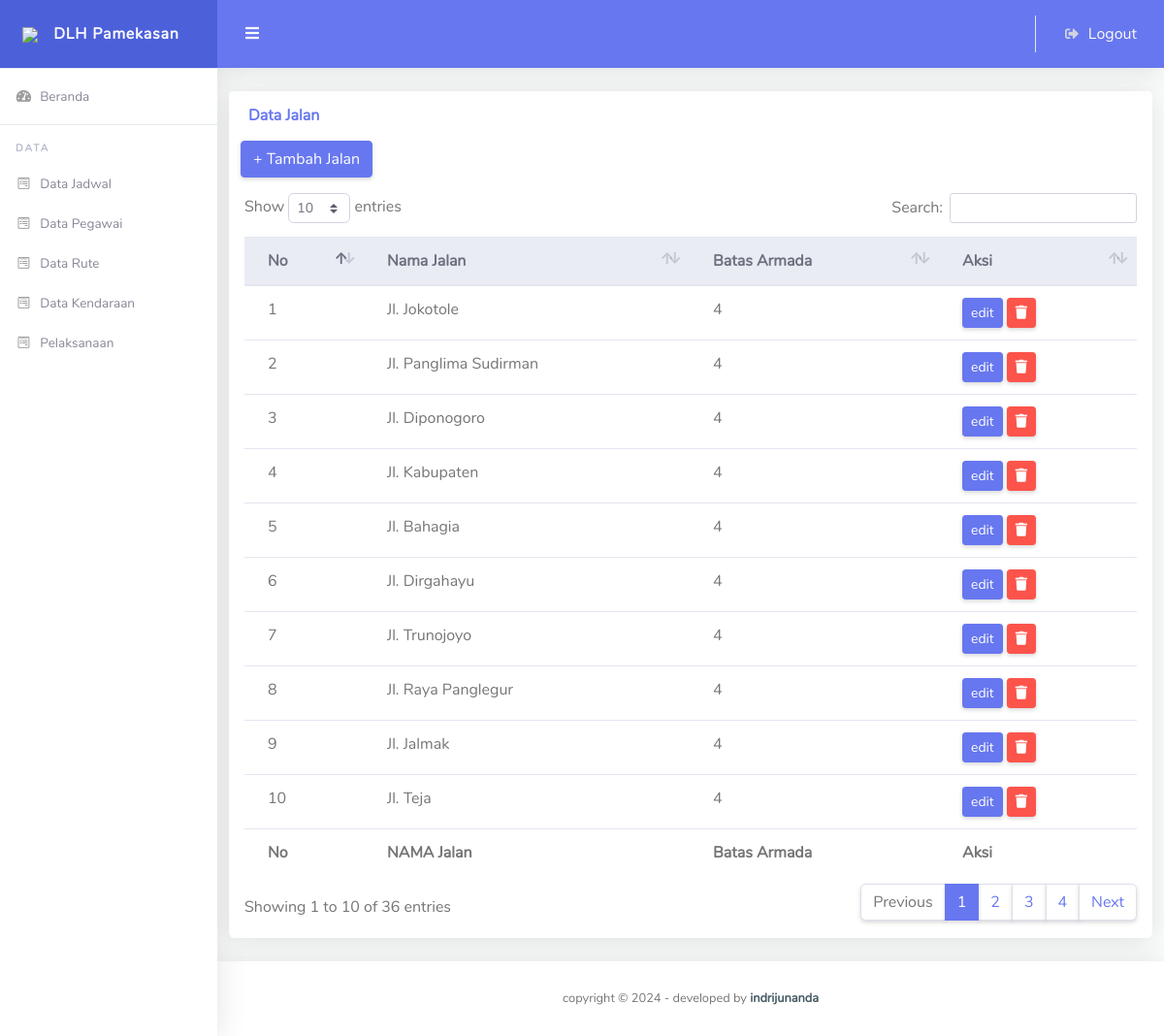
/admin/data_jalan.php, run on the app's committed database.
### tables this page shows
CREATE TABLE `rute` (
  `id_jalan` int(11) NOT NULL AUTO_INCREMENT,
  `nama_jalan` varchar(255) DEFAULT NULL,
  `batas_armada` varchar(255) DEFAULT NULL,
  PRIMARY KEY (`id_jalan`)
);

### admin/data_jalan.php (the view)
<!DOCTYPE html>
<html lang="en">
<?php
include "atas.php"
?>
            <div class="col-lg-12">
              <div class="card mb-4">
                <div class="card-header py-3 d-flex flex-row align-items-center justify-content-between">
                  <h6 class="m-0 font-weight-bold text-primary">Data Jalan</h6>
                </div>
                <div class="col-sm-10">
                        <a href="inputrute.php"><button type="submit" class="btn btn-primary">+ Tambah Jalan</button></a>
                      </div>
                <div class="table-responsive p-3">
                  <table class="table align-items-center table-flush" id="dataTable">
                    <thead class="thead-light">
                      <tr>
                        <th>No</th>
                        <th>Nama Jalan</th>
                        <th>Batas Armada</th>
                        <th>Aksi</th>
                      </tr>
                    </thead>
                    <tfoot>
                      <tr>
                      <th>No</th>
                        <th>NAMA Jalan</th>
                        <th>Batas Armada</th>
                        <th>Aksi</th>
                      </tr>
                    </tfoot>
                    <tbody>
                    <?php
                                include "koneksi.php";
                                $no =1;
                                $query_mysql = mysqli_query($koneksi, "SELECT * FROM rute ")or die(mysql_error());
                            while($data = mysqli_fetch_array($query_mysql)){
                            ?>
                      <tr>
                        <td><?php echo $no++;?></td>
                        <td><?php echo $data ['nama_jalan'];?></td>
                        <td><?php echo $data ['batas_armada'];?></td>
                        <td>
                        <a href="editrute.php?id=<?php echo $data['id_jalan']?>" class="btn btn-primary btn-sm">edit</a>
                        <a onclick="return confirm('yakin akan menghapus')" href="hapusrute.php?id=<?php echo $data['id_jalan']?>" class="btn btn-danger btn-sm"><i class="fas fa-trash"></i></a>
                        </td>
                      </tr>
                      <?php
                                }
                        ?>
                    </tbody>
                  </table>
                </div>
              </div>
            </div>
<?php
include "bawah.php";
?>

### admin/atas.php (shortened to what this page needs)
<!DOCTYPE html>
<html lang="en">
<head>
  <link href="../vendor/fontawesome-free/css/all.min.css" rel="stylesheet" type="text/css">
  <link href="../vendor/bootstrap/css/bootstrap.min.css" rel="stylesheet" type="text/css">
  <link href="../css/ruang-admin.min.css" rel="stylesheet">
  <link href="../vendor/datatables/dataTables.bootstrap4.min.css" rel="stylesheet">
  <link href="../vendor/select2/dist/css/select2.min.css" rel="stylesheet" type="text/css">
  <link href="../vendor/bootstrap-datepicker/css/bootstrap-datepicker.min.css" rel="stylesheet" >
  <link href="../vendor/bootstrap-touchspin/css/jquery.bootstrap-touchspin.css" rel="stylesheet" >
  <link href="../vendor/clock-picker/clockpicker.css" rel="stylesheet">
  <link href="../css/ruang-admin.min.css" rel="stylesheet">
</head>
<body id="page-top">
  <div id="wrapper">
    <ul class="navbar-nav sidebar sidebar-light accordion" id="accordionSidebar">
      <a class="sidebar-brand d-flex align-items-center justify-content-center" href="#">
        <div class="sidebar-brand-icon">
          <img src="../foto.png">
        </div>
        <div class="sidebar-brand-text mx-3">DLH Pamekasan</div>
      </a>
      <hr class="sidebar-divider my-0">
      <li class="nav-item">
        <a class="nav-link" href="index.php">
          <i class="fas fa-fw fa-tachometer-alt"></i>
          <span>Beranda</span></a>
      </li>
      <hr class="sidebar-divider">
      <div class="sidebar-heading">
        Data
      </div>
      <li class="nav-item">
        <a class="nav-link" href="data_jadwal.php">
          <i class="fab fa-fw fa-wpforms"></i>
          <span>Data Jadwal</span></a>
      </li>
      <li class="nav-item">
        <a class="nav-link" href="data_anggota_kebersihan.php">
          <i class="fab fa-fw fa-wpforms"></i>
          <span>Data Pegawai</span></a>
      </li>
      <li class="nav-item">
        <a class="nav-link" href="data_rute.php">
          <i class="fab fa-fw fa-wpforms"></i>
          <span>Data Rute</span></a>
      </li>
      <li class="nav-item">
        <a class="nav-link" href="data_kendaraan.php">
          <i class="fab fa-fw fa-wpforms"></i>
          <span>Data Kendaraan</span></a>
      </li>
      <li class="nav-item">
        <a class="nav-link" href="pelaksanaan.php">
          <i class="fab fa-fw fa-wpforms"></i>
          <span>Pelaksanaan</span></a>
      </li>
    </ul>
    <div id="content-wrapper" class="d-flex flex-column">
      <div id="content">
        <nav class="navbar navbar-expand navbar-light bg-navbar topbar mb-4 static-top">
          <button id="sidebarToggleTop" class="btn btn-link rounded-circle mr-3">
            <i class="fa fa-bars"></i>
          </button>
          <ul class="navbar-nav ml-auto">
            <li class="nav-item dropdown no-arrow">
                <a class="nav-link" href="../logout.php" role="button">
                <i class="fas fa-sign-out-alt fa-sm fa-fw mr-2 text-gray-400"></i>Logout
              </a>
            </li>
          </ul>
        </nav>

### admin/bawah.php (shortened to what this page needs)
  <footer class="sticky-footer bg-white">
        <div class="container my-auto">
          <div class="copyright text-center my-auto">
            <span>copyright &copy;  - developed by
              <b><a href="https://indrijunanda.gitlab.io/" target="_blank">indrijunanda</a></b>
            </span>
          </div>
        </div>
      </footer>
</body>
</html>

### data on the page
rute: nama_jalan "Jl. Jokotole", batas_armada "4"
rute: nama_jalan "Jl. Panglima Sudirman", batas_armada "4"
rute: nama_jalan "Jl. Diponogoro", batas_armada "4"
rute: nama_jalan "Jl. Kabupaten", batas_armada "4"
rute: nama_jalan "Jl. Bahagia", batas_armada "4"
rute: nama_jalan "Jl. Dirgahayu", batas_armada "4"
rute: nama_jalan "Jl. Trunojoyo", batas_armada "4"
rute: nama_jalan "Jl. Raya Panglegur", batas_armada "4"
rute: nama_jalan "Jl. Jalmak", batas_armada "4"
rute: nama_jalan "Jl. Teja", batas_armada "4"
